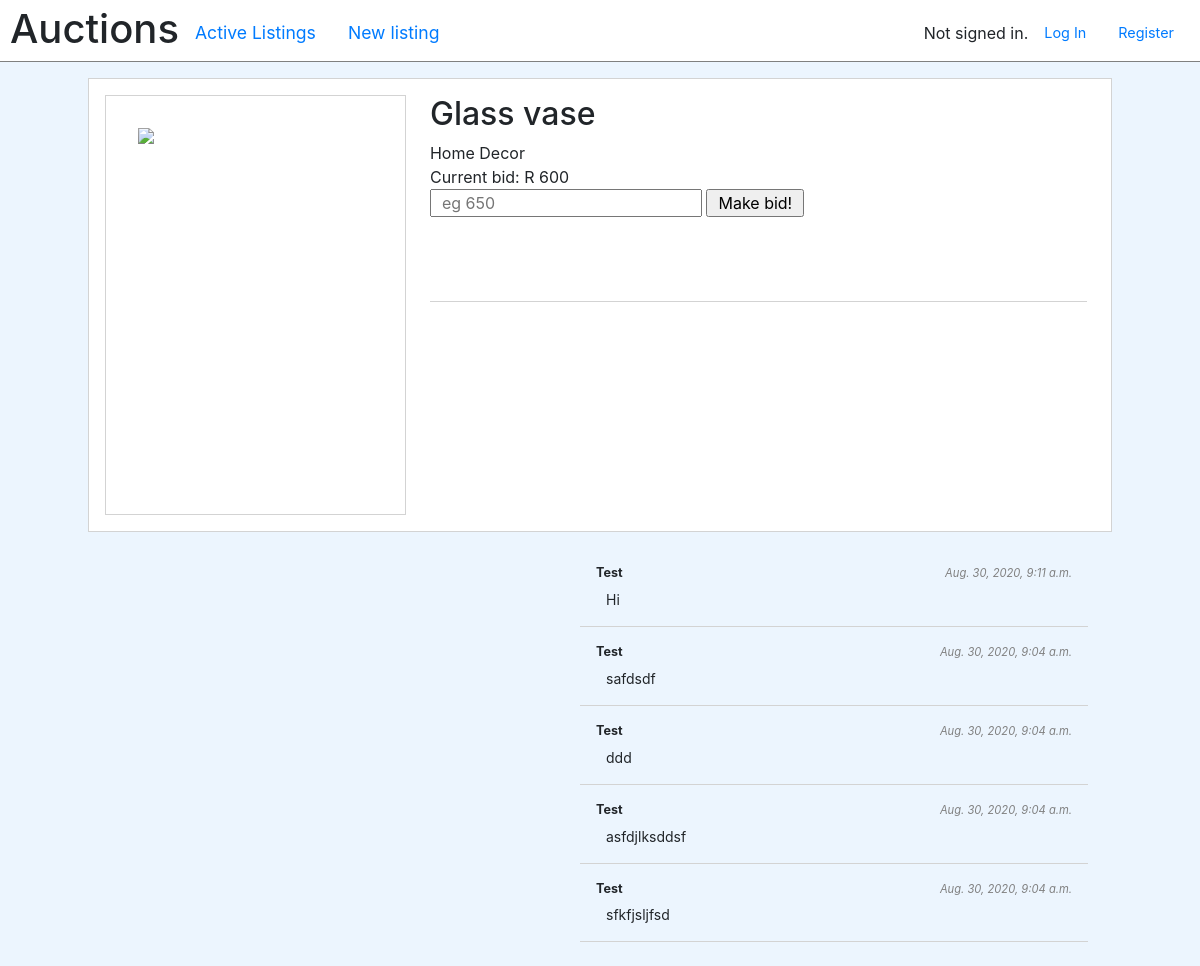
/listing/2, run on the app's committed database.
### auctions/models.py (models this page shows)
class Listing(models.Model):
	title = models.CharField(max_length=256)
	description = models.TextField(blank=True)
	starting_bid =  models.DecimalField(max_digits=10, decimal_places=2)
	owner = models.ForeignKey(User, on_delete=models.CASCADE, related_name="owner")
	active = models.BooleanField(default=True)
	winner = models.ForeignKey(User, null=True, on_delete=models.CASCADE, related_name="winner")
	image_url = models.CharField(max_length=1024, null=True)
	users = models.ManyToManyField(User, blank=True, related_name="watchlist_users")
	category = models.ForeignKey(Category, null=True, on_delete=models.CASCADE, related_name="listing_category")

class Category(models.Model):
	value = models.CharField(max_length=128)

class Comment(models.Model):
	user = models.ForeignKey(User, on_delete=models.CASCADE)
	text = models.TextField(blank=True)
	listing = models.ForeignKey(Listing, on_delete=models.CASCADE)
	created_at = models.DateTimeField(auto_now_add=True, null=True)

class User(AbstractUser):
	def __str__(self):
		return self.username

### auctions/views.py (the view)
# urls.py: path("listing/<str:listing_id>", views.listing, name="listing"),
def listing(request, listing_id=''):
    if request.method == "POST":
        pass
    else:
        status = {}
        status['code'] = request.GET.get('code', '')
        status['msg'] = request.GET.get('msg', '')
        print(status)
        listing = Listing.objects.annotate(bid=Max("listing__value")).get(id=listing_id);
        listing.watchlist = listing.users.filter(id=request.user.id).exists()
        listing.comments = Comment.objects.filter(listing__id=listing_id).order_by('-created_at').all()
        return render(request, "auctions/listing.html", {
            "listing": listing,
            "status": status,
        })

### auctions/templates/auctions/listing.html (shortened to what this page needs)
{% extends "auctions/layout.html" %}
{% block body %}
        <div class="view__main listing">
            <section class="listing__head">
                <img src="{{ listing.image_url }}" class="listing__head--img"/>
                <div class="listing__head--details">
                     <h2>{{ listing.title }}
                    </h2>
                    <p>{{ listing.category.value }}</p>
                        {% if listing.bid %}
                           <p>Current bid: R {{ listing.bid }}</p>
                        {% else %}
                            <p>Starting bid: R {{ listing.starting_bid }}</p>
                        {% endif %}
                        {% if user.id != listing.owner.id %}
                            <form action="{% url 'place_bid' listing.id %}" method="post">
                                <input name="bid" type="number"  placeholder="eg {{ listing.bid | add:'50' }}" />
                                <input type="submit" value="Make bid!">
                            </form>
                        {% elif listing.num_bids > 0 and listing.active %}
                            <form action="{% url 'accept_bid' listing.id %}" method="POST">
                                {% csrf_token %}
                                <input type="text" name="bid_id" value="{{ listing.max_bid.id }}" hidden>
                                <input type="submit" value="Accept bid">
                            </form>
                        {% endif %}
                    <div>{{ listing.description }}</div>
                </div>
            </section>
            <section class="comments">
                <div class="comments__new">
                </div>
                <div class="comments__old">
                    {% for comment in listing.comments %}
                        <div class="comment">
                            <p class="comment__info"><span>{{ comment.user }}</span><span>{{ comment.created_at}}<span></p>
                            <p>{{ comment.text }}</p>
                        </div>
                    {% endfor %}
                </div>
            </section>
         </div>
{% endblock %}

### auctions/static/auctions/styles.css (style rules this page uses)
body { min-height: 100vh; max-width: 100vw; width: 100%; background-color: #ECF5FE; box-sizing: border-box; }
p { margin: 0px; }
input { padding: 0px 10px; }
.view__main { padding-top: 1rem; padding-bottom: 1rem; width: 1024px; margin-left: auto; margin-right: auto; }
.listing { display: flex; flex-direction: column; align-items: space-around; justify-content: space-around; width: 1024px; }
.listing__head { padding: 1rem; background-color: white; border: 1px solid lightgrey; display: flex; justify-content: stretch; align-items: stretch; }
.listing__head--img { border: 1px solid lightgrey; margin-right: 1rem; min-height: 420px; width: 420px; padding: 2rem; }
.listing__head--details { width: 100%; margin: 0.5rem; margin-top: 0rem; display: flex; flex-direction: column; }
.listing__head--details > div:last-child { border-top: 1px solid lightgrey; padding-top: 0.5rem; height: 50%; margin-top: auto; }
.comments { width: 100%; display: flex; justify-content: space-between; margin-top: 1rem; max-height: 80vh; }
.comments__new { width: 440px !important; height: 100px; }
.comments__old { width: 540px; overflow-y: scroll; padding-right: 1rem; }
.comments__old .comment { border-bottom: 1px solid lightgrey; margin: 0.5rem; padding: 8px 16px; font-size: 14px; padding-bottom: 1rem; }
.comments__old .comment__info { display: flex; justify-content: space-between; align-items: center; }
.comments__old .comment__info > span:first-child { font-size: 90%; font-weight: 700; }
.comments__old .comment__info > span:last-child { font-size: 80%; font-style: italic; color: grey; }
.comments__old .comment > p:last-child { margin-top: 6px; margin-left: 10px; }

### data on the page
Listing: title "Glass vase", category.value "Home Decor", bid "600", bid "eg 650"
Comment: user "Test", created_at "Aug. 30, 2020, 9:11 a.m.", text "Hi"
Comment: user "Test", created_at "Aug. 30, 2020, 9:04 a.m.", text "safdsdf"
Comment: user "Test", created_at "Aug. 30, 2020, 9:04 a.m.", text "ddd"
Comment: user "Test", created_at "Aug. 30, 2020, 9:04 a.m.", text "asfdjlksddsf"
Comment: user "Test", created_at "Aug. 30, 2020, 9:04 a.m.", text "sfkfjsljfsd"
